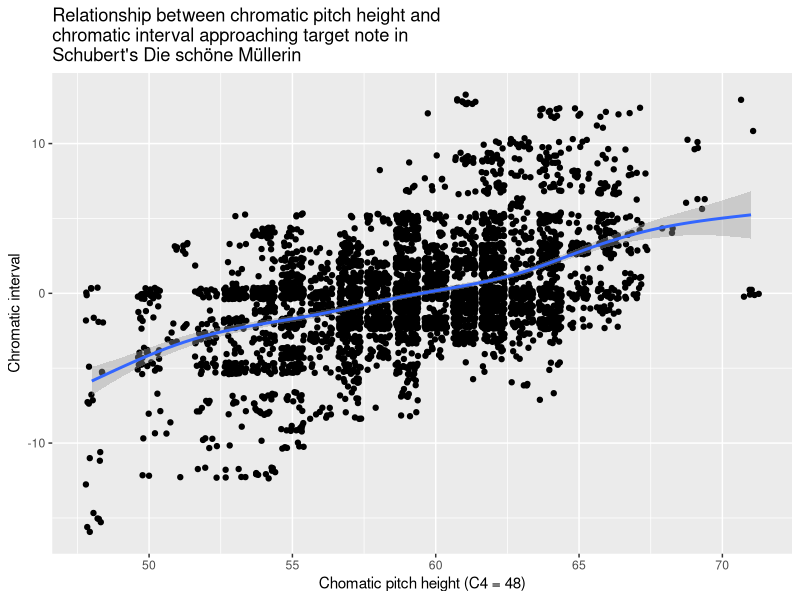

Source code (R):
library(tidyverse)

dsm <- read_csv('parsedTextAndMusic/00-corpus.csv') 


# musical functions

generic_interval <- function(lead, land) {
  return(land - lead)
}

pitch_class <- function(pitch) {
  pitch_name <- gsub('(\\d)', '', pitch)
  if (pitch_name %in% c('c', 'C', 'B#', 'B+', 'b#', 'b+')) {
    return(0)
  } else if (pitch_name %in% c('c#', 'C#', 'db', 'd-', 'Db', 'D-')) {
    return(1)
  } else if (pitch_name %in% c('d', 'D')) {
    return(2)
  } else if (pitch_name %in% c('d#', 'D#', 'eb', 'e-', 'Eb', 'E-')) {
    return(3)
  } else if (pitch_name %in% c('e', 'E', 'fb', 'f-', 'Fb', 'F-')) {
    return(4)
  } else if (pitch_name %in% c('e#', 'E#', 'f', 'F')) {
    return(5)
  } else if (pitch_name %in% c('f#', 'F#', 'gb', 'g-', 'Gb', 'G-')) {
    return(6)
  } else if (pitch_name %in% c('g', 'G')) {
    return(7)
  } else if (pitch_name %in% c('g#', 'G#', 'ab', 'a-', 'Ab', 'A-')) {
    return(8)
  } else if (pitch_name %in% c('a', 'A')) {
    return(9)
  } else if (pitch_name %in% c('a#', 'A#', 'bb', 'b-', 'Bb', 'B-')) {
    return(10)
  } else if (pitch_name %in% c('b', 'B', 'cb', 'c-', 'Cb', 'C-')) {
    return(11)
  } else {
    return(NA)
  }
}

octave <- function(pitch) {
  return(as.numeric(gsub('(\\D)', '', pitch)))
}

chromatic_pitch <- function(pitch) {
  return((12 * octave(pitch)) + pitch_class(pitch))
}

chromatic_interval <- function(lead, land) {
  return(land - lead)
}

# test

dsm_with_int <- dsm %>%
  mutate(gen_int = generic_interval(lag(diatonicNumber), diatonicNumber),
         chrom = mapply(chromatic_pitch, pitch),
         chrom_int = chromatic_interval(lag(chrom), chrom))

dsm_with_int %>%
  ggplot(aes(x = chrom,
             y = chrom_int)) +
  geom_jitter() +
  geom_smooth() +
  xlab('Chomatic pitch height (C4 = 48)') +
  ylab('Chromatic interval') +
  ggtitle('Relationship between chromatic pitch height and\nchromatic interval approaching target note in\nSchubert\'s Die schöne Müllerin')
